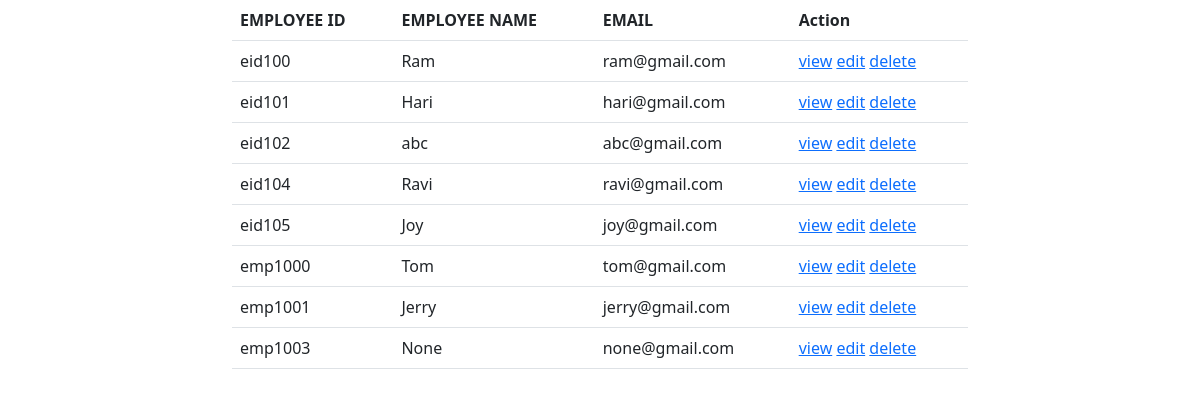
The page /employee/all on the database as committed earlier.
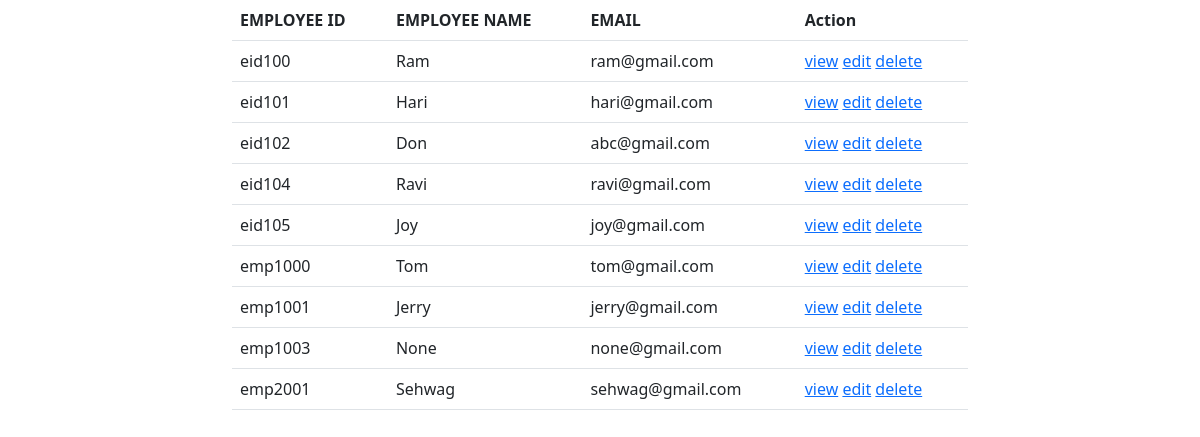
The same page on the database as committed later.
### employee/models.py (models this page shows)
class Employee(models.Model):
    eid=models.CharField(max_length=120,primary_key=True)
    employee_name=models.CharField(max_length=120)
    designation=models.CharField(max_length=120)
    salary=models.PositiveIntegerField()
    email=models.EmailField(unique=True)
    experience=models.PositiveIntegerField(null=True)
    def __str__(self):
        return self.employee_name

### employee/views.py (the view)
# urls.py: path("all",views.EmployeeListView.as_view(),name="emp-list"),
class EmployeeListView(View):
    def get(self,request,*args,**kwargs):
        qs=Employee.objects.all()
        return render(request,"emp-list.html",{"employees":qs})

### employee/templates/emp-list.html (shortened to what this page needs)
<!DOCTYPE html>
<html lang="en">
<head>
    <link href="https://cdn.jsdelivr.net/npm/bootstrap@5.1.3/dist/css/bootstrap.min.css" rel="stylesheet">
</head>
<body>
<div class="container">
    <div class="row">
        <div class="col-2"></div>
        <div class="col-8">
        <table class="table">
            <tr>
                <th>EMPLOYEE ID</th>
                <th>EMPLOYEE NAME</th>
                <th>EMAIL</th>
                <th>Action</th>
            </tr>
            {%for emp in employees%}
            <tr>
                <td>{{emp.eid}}</td>
                <td>{{emp.employee_name}}</td>
                <td>{{emp.email}}</td>
                <td>
                    <a href="{%url 'emp-detail' emp.eid%}">view</a>
                    <a href="{%url 'emp-edit' emp.eid%}">edit</a>
                    <a href="{%url 'emp-delete' emp.eid%}">delete</a>
                </td>
            </tr>
            {%endfor%}
        </table>
        </div>
        <div class="col-2"></div>
    </div>
</div>
</body>
</html>

Rows that differ between the two databases and show on the page:
changed Employee "eid102": employee_name "abc" → "Don"
added Employee: eid "emp2001", employee_name "Sehwag", email "sehwag@gmail.com"
